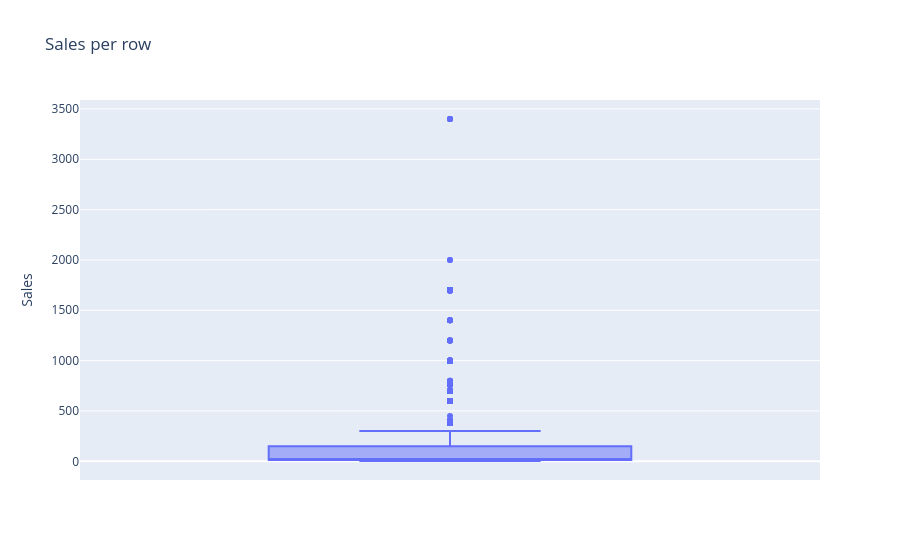

Write notebook code for a chart like this one.
### Markdown cell above
Only cheap AAA and AA batteries. Buying many batteries is normal, so these are **real** values and we keep them.

**3. Money per row.** First we make the `Sales` column (quantity times price), then draw a box plot.

### Code cell
df["Sales"] = df["Quantity Ordered"] * df["Price Each"]
px.box(df, y="Sales", title="Sales per row")

### Figure 1 — Plotly figure (JSON) as saved in the notebook; plotly's stock layout.template omitted (floating-point values rounded to 4 significant figures; data arrays with more than 128 entries replaced by an {"elided": "..."} marker saying what was removed)
{"data": [{"alignmentgroup": "True", "hovertemplate": "Sales=%{y}<extra></extra>", "legendgroup": "", "marker": {"color": "#636efa"}, "name": "", "notched": false, "offsetgroup": "", "orientation": "v", "showlegend": false, "type": "box", "x0": " ", "xaxis": "x", "y": {"elided": "185652 float values"}, "y0": " ", "yaxis": "y"}], "layout": {"boxmode": "group", "legend": {"tracegroupgap": 0}, "title": {"text": "Sales per row"}, "xaxis": {"anchor": "y", "domain": [0, 1]}, "yaxis": {"anchor": "x", "domain": [0, 1], "title": {"text": "Sales"}}}}
